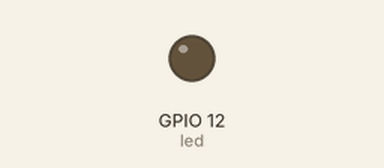
Recording of a program running on a simulated Raspberry Pi (BCM pin numbers). Shown: output pins drawn as LEDs (lit = HIGH). At 20.0 s the program stops and its outputs stay as they are.

Above: at 20.1 s.
Timing chart, 0 to 21.5 s (numbered marks = the images above):
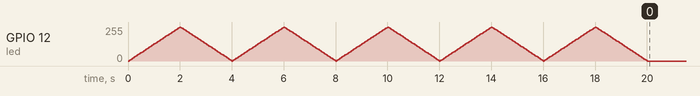

The program:

pwmled_test.py
```python
from gpiozero.pins.pigpio import PiGPIOFactory
from gpiozero import PWMLED
from time import sleep

factory = PiGPIOFactory()

led = PWMLED(12, pin_factory=factory)
"""
while True:
    for duty in range(0,100,1):
        led.value = duty/100.0
        sleep(0.05)
    for duty in range(100,0,-1):
        led.value = duty/100.0
        sleep(0.05)
"""
led.pulse(2,2,n=5,background=False)
```
